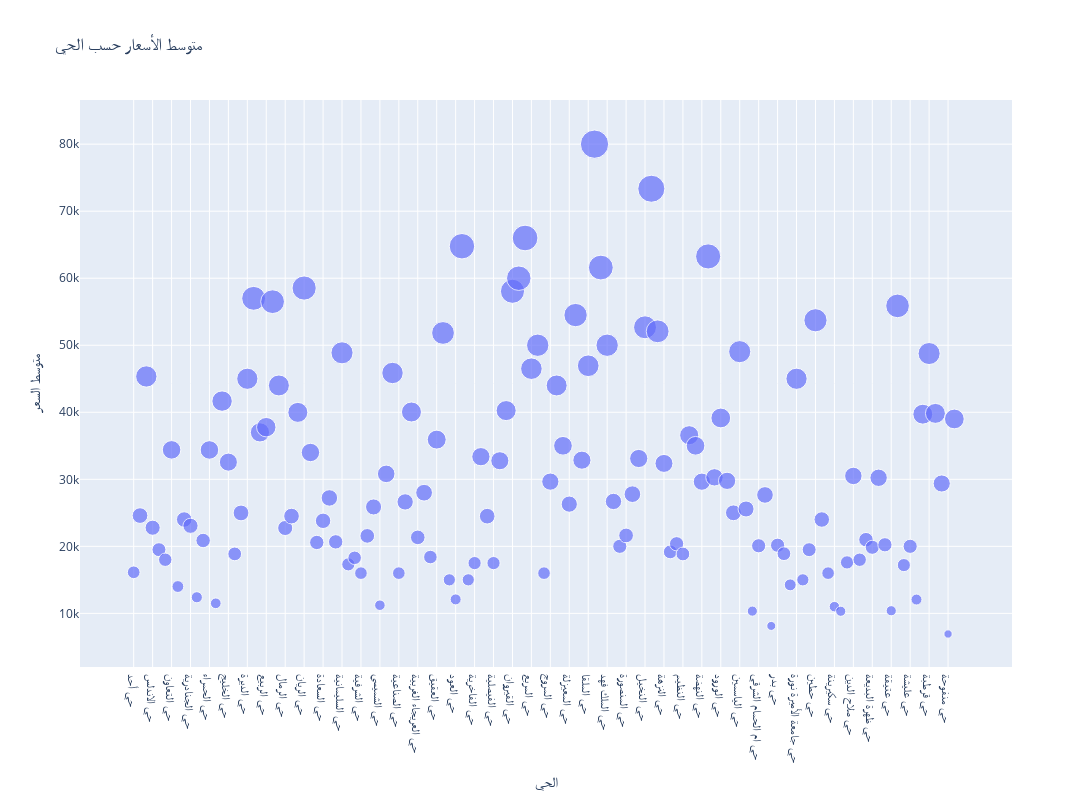

The notebook cell saved with this chart:
### Code cell
import pandas as pd
import plotly.express as px

# Load your dataset
# ra = pd.read_csv('your_file.csv')  # Uncomment to load your dataset

# Remove rows with NaN values in the 'السعر' column
ra_cleaned = ra.dropna(subset=['السعر'])

# Calculate the mean price by district
mean_price_data = ra_cleaned.groupby('الحي')['السعر'].mean().reset_index()

# Rename the columns for clarity
mean_price_data.columns = ['الحي', 'متوسط السعر']

# Create a scatter plot for average prices by district
fig = px.scatter(
    mean_price_data,
    x='الحي',
    y='متوسط السعر',
    title='متوسط الأسعار حسب الحي',
    labels={'متوسط السعر': 'متوسط السعر', 'الحي': 'الحي'},
    size='متوسط السعر',  # Size markers based on average price
    hover_name='الحي',    # Show district name on hover
    height=800,
    width=1200
)

# Show the figure
fig.show()

### Figure 1 — Plotly figure (JSON) as saved in the notebook; plotly's stock layout.template omitted (floating-point values rounded to 4 significant figures; data arrays with more than 128 entries replaced by an {"elided": "..."} marker saying what was removed)
{"data": [{"hovertemplate": "<b>%{hovertext}</b><br><br>الحي=%{x}<br>متوسط السعر=%{marker.size}<extra></extra>", "hovertext": {"elided": "131 str values"}, "legendgroup": "", "marker": {"color": "#636efa", "size": {"elided": "131 float values"}, "sizemode": "area", "sizeref": 200, "symbol": "circle"}, "mode": "markers", "name": "", "orientation": "v", "showlegend": false, "type": "scatter", "x": {"elided": "131 str values"}, "xaxis": "x", "y": {"elided": "131 float values"}, "yaxis": "y"}], "layout": {"height": 800, "legend": {"itemsizing": "constant", "tracegroupgap": 0}, "title": {"text": "متوسط الأسعار حسب الحي"}, "width": 1200, "xaxis": {"anchor": "y", "autorange": true, "domain": [0, 1], "range": [-8.37, 138.9], "title": {"text": "الحي"}, "type": "category"}, "yaxis": {"anchor": "x", "autorange": true, "domain": [0, 1], "range": [1962.0, 86690.0], "title": {"text": "متوسط السعر"}, "type": "linear"}}}
